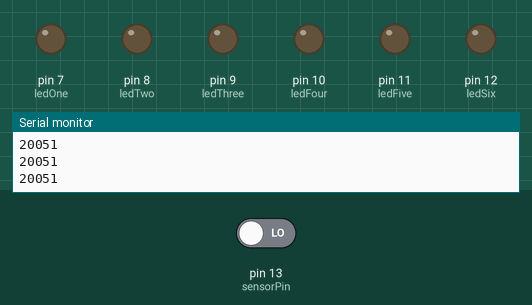
A sketch run on a simulated Arduino Uno, built with avr-gcc and run on an emulated ATmega328P. Shown: output pins drawn as LEDs (lit = HIGH), the last lines printed to the serial monitor. Dashed ring = blinking. The inputs (shaded band) are chosen by the test bench; at power-on: pin 13 (sensorPin) LOW.

Above: at 1.2 s.
1.3 s: pin 13 (sensorPin) driven HIGH
At 1.45 s:
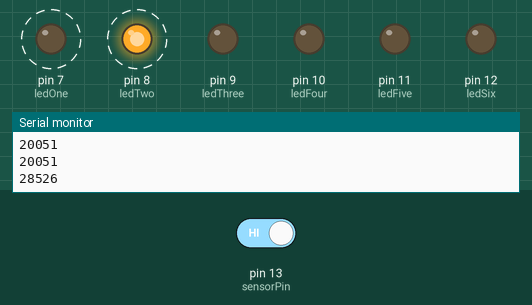
At 1.8 s:
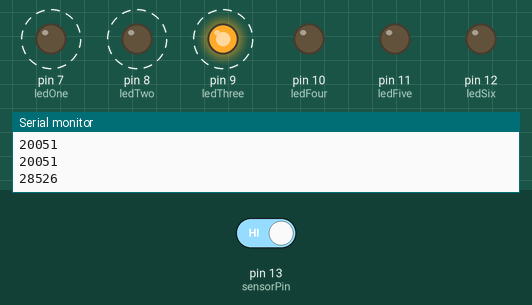
4.3 s: pin 13 (sensorPin) driven LOW
At 4.47 s:
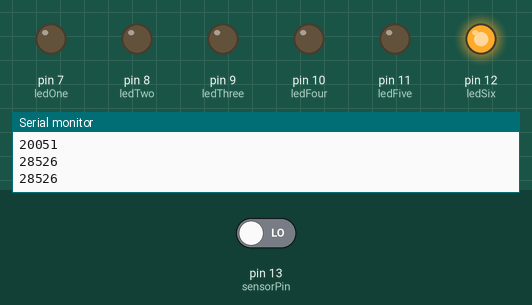
Timing chart, 0 to 7.3 s (numbered marks = the images above; inputs shaded):
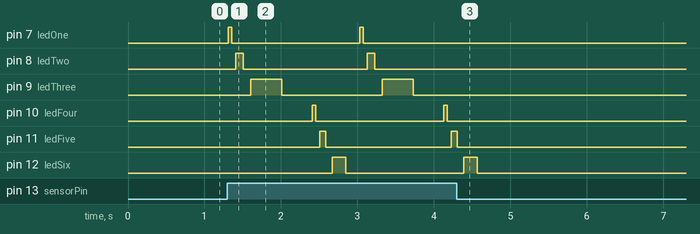

The sketch:

sensor.ino
```cpp
//Pin declaration for LEDs
int ledOne   = 7;
int ledTwo   = 8;
int ledThree = 9;
int ledFour  = 10;
int ledFive  = 11;
int ledSix   = 12;

//Pin declaration for the PIR Sensor
int sensorPin = 13;

//Delay controllers
int ledOne_delay = 50;
int ledTwo_delay = 100;
int ledThree_delay = 400;
int ledFour_delay = 50;
int ledFive_delay = 80;
int ledSix_delay = 180;

void setup() {

  // Set LED pins to output
  pinMode(ledOne,   OUTPUT);
  pinMode(ledTwo,   OUTPUT);
  pinMode(ledThree, OUTPUT);
  pinMode(ledFour,  OUTPUT);
  pinMode(ledFive,  OUTPUT);
  pinMode(ledSix,   OUTPUT);

  //Set PIR Sensor pin to input
  pinMode(sensorPin, INPUT);

  //Initialize serial connection
  Serial.begin(9600);

}

void loop(){

  int sensor = digitalRead(sensorPin); // read input value
  if (sensor == HIGH) // Check for motion (HIGH)
  {
    Serial.println('Motion');

    //Led 1
    digitalWrite(ledOne, HIGH);
    delay(ledOne_delay);
    digitalWrite(ledOne, LOW);
    delay(ledOne_delay);

    //Led 2
    digitalWrite(ledTwo, HIGH);
    delay(ledTwo_delay);
    digitalWrite(ledTwo, LOW);
    delay(ledTwo_delay);

    //Led 3
    digitalWrite(ledThree, HIGH);
    delay(ledThree_delay);
    digitalWrite(ledThree, LOW);
    delay(ledThree_delay);

    //Led 4
    digitalWrite(ledFour, HIGH);
    delay(ledFour_delay);
    digitalWrite(ledFour, LOW);
    delay(ledFour_delay);

    //Led 5
    digitalWrite(ledFive, HIGH);
    delay(ledFive_delay);
    digitalWrite(ledFive, LOW);
    delay(ledFive_delay);

    //Led 6
    digitalWrite(ledSix, HIGH);
    delay(ledSix_delay);
    digitalWrite(ledSix, LOW);
    delay(ledSix_delay);

  } else {
    Serial.println('BECAUSE, REASONS');
  }
}
```

Measured:
- after the input at 1.3 s, pin 7 (ledOne): alternates HIGH for 0.05 s and LOW for 1.7 s, starting at once; pin 8 (ledTwo): alternates HIGH for 0.10 s and LOW for 1.6 s, starting after 0.11 s
- after the input at 4.3 s, pin 7 (ledOne), pin 8 (ledTwo), pin 9 (ledThree), pin 10 (ledFour): stops changing and stays LOW; pin 11 (ledFive): goes on until 4.3 s, then stays LOW; pin 12 (ledSix): goes on until 4.6 s, then stays LOW
